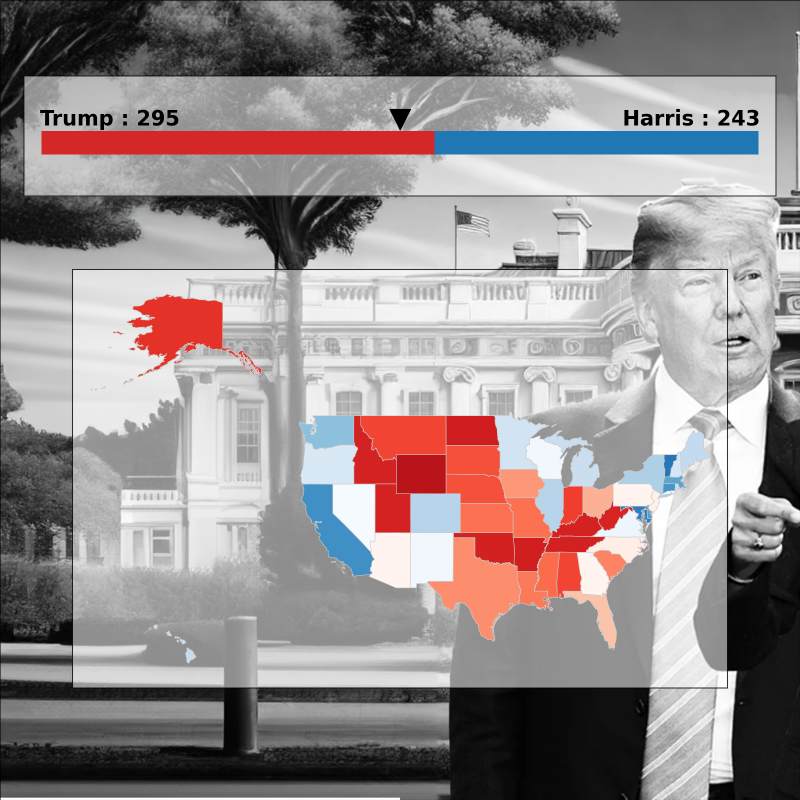
#> input picture daily_maps/polling_results_2024-08-04.png, 1600 x 1600 px (shown at 1/2 size)
$ python -i plot.py   (imports and definitions only)
#> lines starting #> are read from the running program, lines starting #| are printed output that depends on the picture
import matplotlib.pyplot as plt
import matplotlib.animation as animation
from matplotlib import rcParams, image as mpimg
from matplotlib.lines import Line2D
import matplotlib.patheffects as pe
import os
import json
import numpy as np
from scipy.interpolate import interp1d

from map import write_out_date as write_out_date_map

from constants import ELECTORAL_VOTE_COUNTS_DIR, FINAL_VIDEOS_DIR, SOURCE_IMAGES_DIR, BOX_COLOR, BOX_TRANSPARENCY, \
    DAILY_PLOTS_DIR, PLOT_LAST_N_ONLY, GOOGLE_DRIVE_UPLOAD_PATH, BACKGROUND_IMAGE, SAVE_TO_GOOGLE_DRIVE, ADD_TITLE, \
    FINAL_HOLD_IN_SECONDS, FRAMES_PER_SECOND, FRAMES_PER_DAY


def write_out_date_fully(filename):
    hyphenated = filename.split('.')[0].split('_')[-1]
    full = write_out_date_map(hyphenated)
    return full.replace(', 2024', '')


def write_out_date(filename):
    hyphenated = filename.split('.')[0].split('_')[-1]
    return hyphenated.split('-', 1)[-1]


fps = FRAMES_PER_SECOND  # Increase frames per second for smoother animation

# Set the path to ffmpeg
rcParams['animation.ffmpeg_path'] = r'C:\Users\philh\ffmpeg\bin\ffmpeg.exe'

# Set default font
rcParams['font.size'] = 16
rcParams['font.weight'] = 'bold'
rcParams['axes.labelweight'] = 'bold'

# [1 line not run here, left out]

# Get all electoral vote counts available
electoral_vote_counts = []
# [1 line that did not run here, left out]
# [1 line not run here, left out]

if PLOT_LAST_N_ONLY:
    files = files[-PLOT_LAST_N_ONLY:]  # Only use the last 7 days

# [4 lines not run here, left out]

# Create result list for each candidate
harris = [r['Harris'] for r in electoral_vote_counts]
trump = [r['Trump'] for r in electoral_vote_counts]

# [1 line not run here, left out]

# Interpolate data for smoother transitions
x_original = np.arange(len(harris))
# [1 line that did not run here, left out]

# [1 line that did not run here, left out]
# [1 line that did not run here, left out]

# Create a figure and axis
fig, ax = plt.subplots(figsize=(11, 11))

# Initialize a line object with a black outline
line_trump = Line2D([], [], label='Trump', color='tab:red', linewidth=7, path_effects=[pe.Stroke(linewidth=9, foreground='black'), pe.Normal()])
line_harris = Line2D([], [], label='Harris', color='tab:blue', linewidth=7, path_effects=[pe.Stroke(linewidth=9, foreground='black'), pe.Normal()])

# Add lines to the axis
# [2 lines not run here, left out]

# Set plot limits
gap = 15
# [14 lines not run here, left out]


# Initialization function
def init():
    line_harris.set_data([], [])
    line_trump.set_data([], [])
    return line_harris, line_trump


# Animation function
def animate(i):
    if i < len(x_interpolated) + 1:
        line_harris.set_data(x_interpolated[:i], harris_interpolated[:i])
        line_trump.set_data(x_interpolated[:i], trump_interpolated[:i])
        if i > 0:
            ax.set_xlim(x_interpolated[0], x_interpolated[i - 1] + 1.0)  # Ensure the plot fills the width
        else:
            ax.set_xlim(x_interpolated[0], x_interpolated[1] + 1.0)  # Avoid identical low and high xlims

        # Update ticks and labels
        tick_indices = np.arange(0, i, fps)  # Every [fps]th interpolated point corresponds to an original point
        ax.set_xticks(x_interpolated[tick_indices])
        ax.set_xticklabels([int(write_out_date(files[j]).split('-')[-1]) for j in tick_indices // fps])
    return line_harris, line_trump


# Create the animation
# [1 line that did not run here, left out]
hold_frames = int(fps * FINAL_HOLD_IN_SECONDS)  # Number of frames to hold the last frame

# make the back of the axis transparent
# [12 lines not run here, left out]

background_ax = plt.axes((0, 0, 1, 1))  # create a dummy subplot for the background
# [4 lines not run here, left out]

# [1 line that did not run here, left out]


# Save the animation as a video file
# [11 lines not run here, left out]

fig, ax = plt.subplots(figsize=(11, 11))
# [12 lines not run here, left out]

background_ax = plt.axes((0, 0, 1, 1))  # create a dummy subplot for the background
# [14 lines not run here, left out]

>>> import cv2
>>> picture = cv2.imread('daily_maps/polling_results_2024-08-04.png', cv2.IMREAD_GRAYSCALE)
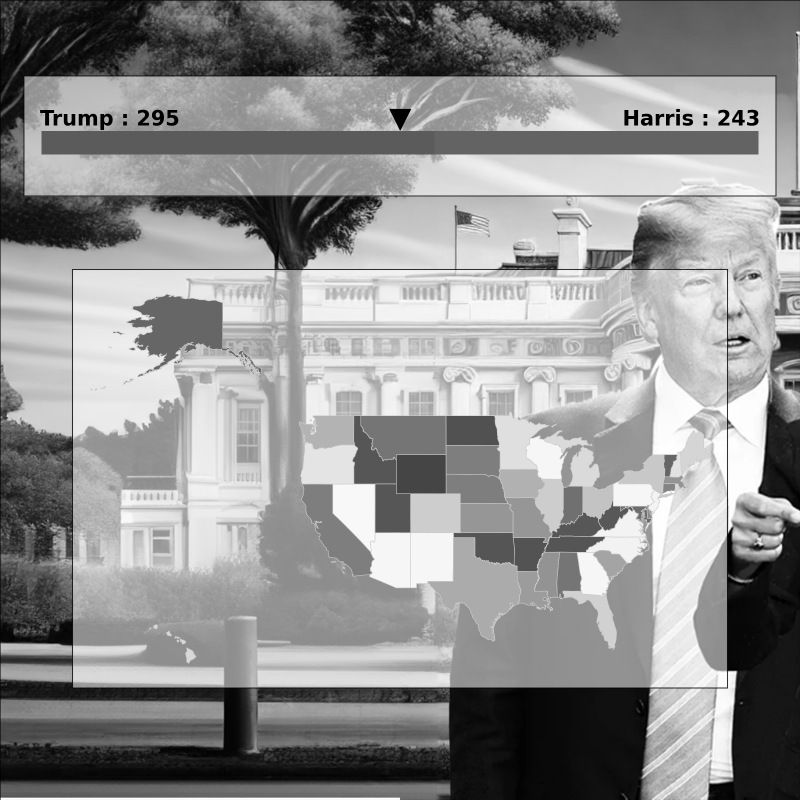
#> picture: shape (1600, 1600) (shown at 1/2 size); min 0, max 255, mean 143.9
#> (the run stopped early here; a loop or call above may not have finished)

$ run again, on daily_maps/polling_results_2024-08-09.png
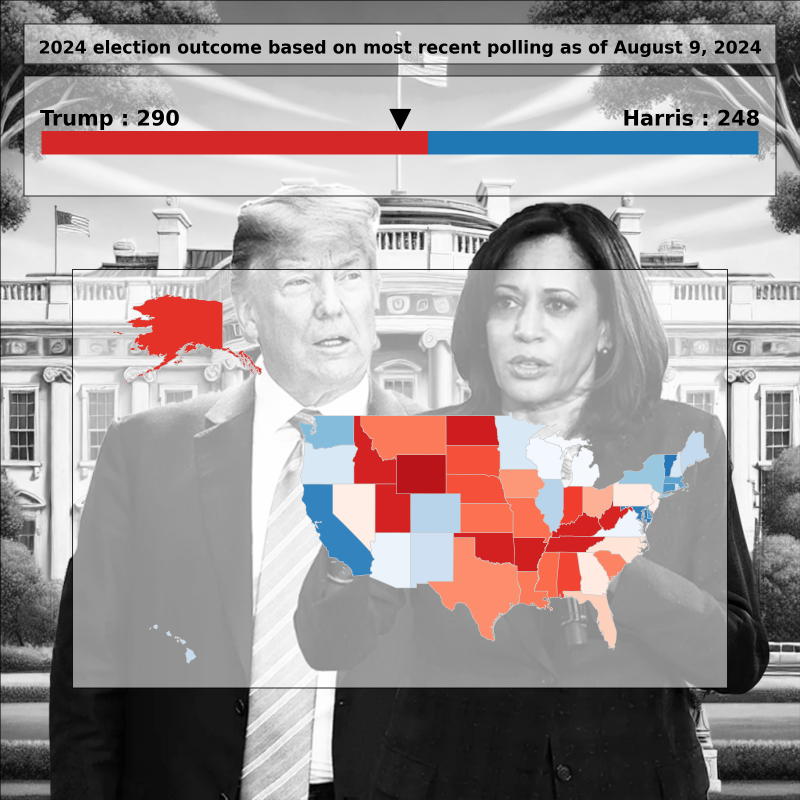
#> input picture daily_maps/polling_results_2024-08-09.png, 1600 x 1600 px (shown at 1/2 size)
#> `picture = cv2.imread('daily_maps/polling_results_2024-08-04.png', cv2...`:
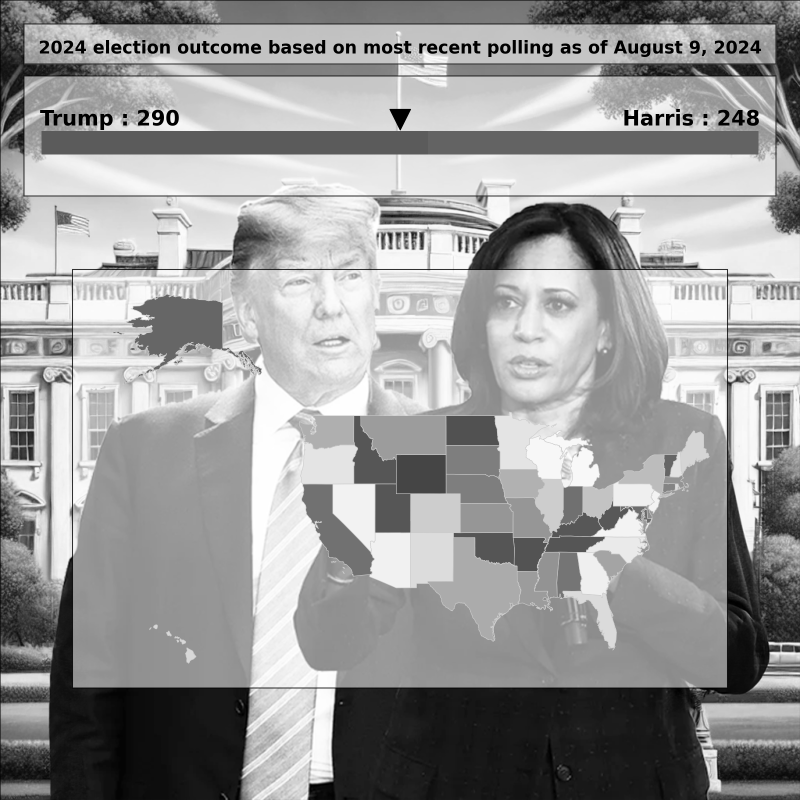
#> picture: shape (1600, 1600) (shown at 1/2 size); min 0, max 255, mean 153.5
